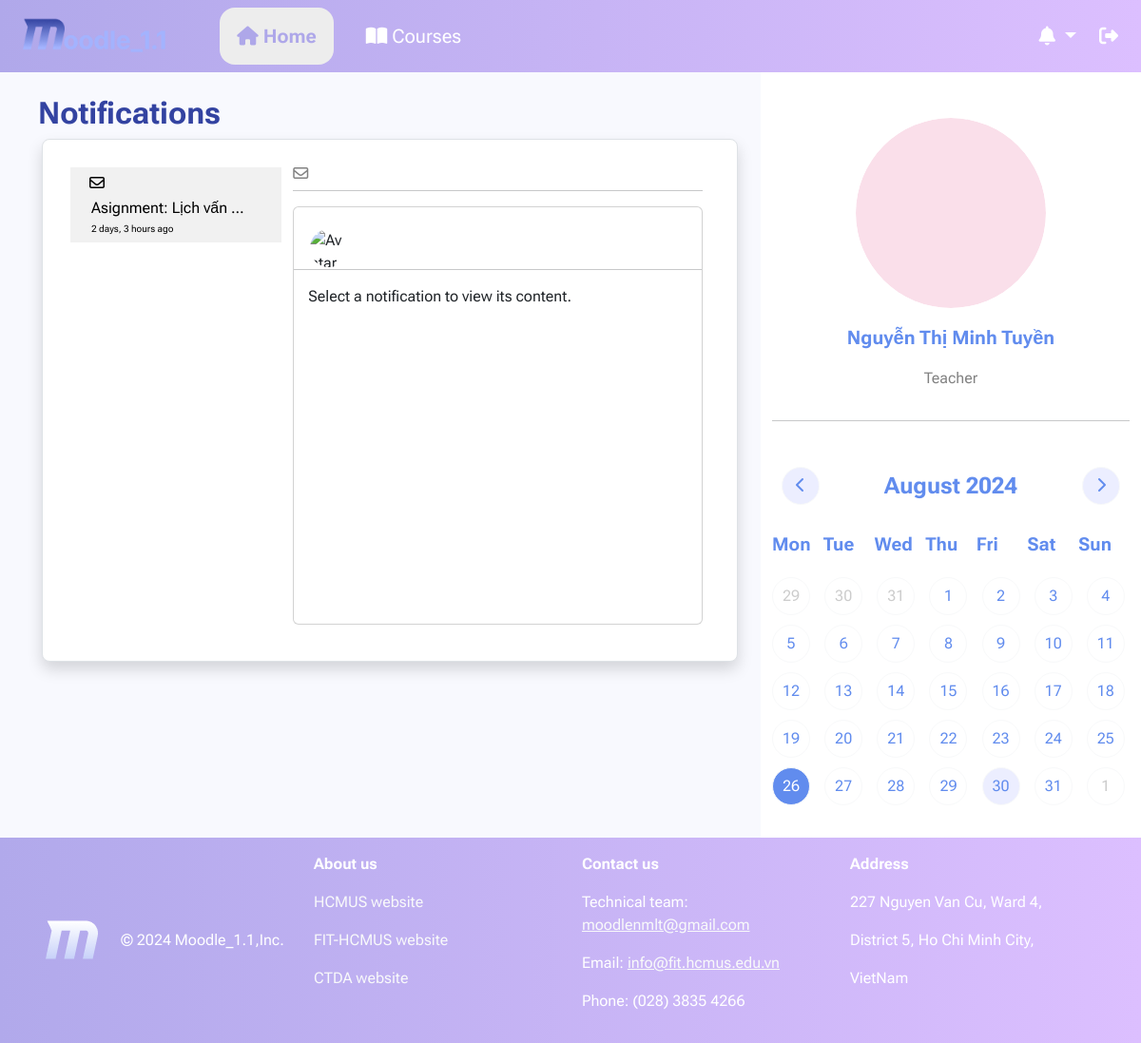
Before: /annoucements/ (signed in) with the older database file.
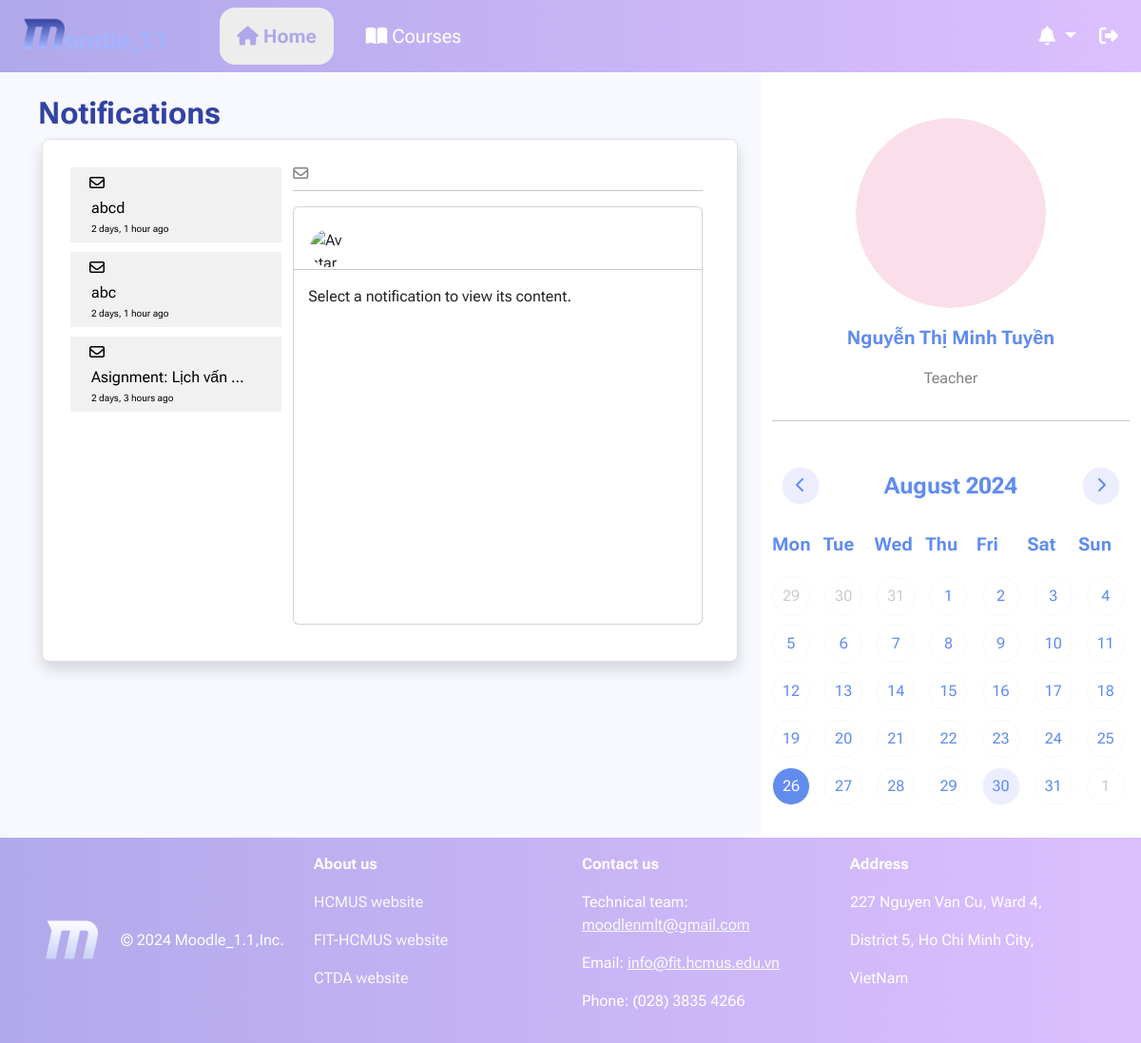
After: the same page with the newer database file.
### courses/models.py (models this page shows, shortened)
class Notification(models.Model):
    id = models.AutoField(primary_key=True)
    author = models.ForeignKey(User, on_delete=models.CASCADE)
    ForClass = models.ForeignKey(CourseClass, on_delete=models.CASCADE, null=True)
    title = models.CharField(max_length=100, blank=True, null=True)
    text = CKEditor5Field('Text', config_name='extends', null=True, blank=True)
    date_created = models.DateTimeField(auto_now_add=True)

### users/views.py (the view)
# urls.py: path('annoucements/', views.view_all_announcements, name='all_announcements'),
@login_required(login_url='users:login')
def view_all_announcements(request):
    user, notifications_nav, events = getIn4(request)
    notifications = Notification.objects.filter(ForClass__participants__exact=user.id).order_by('-date_created')
    proccessed_notifications = []
    for notify in notifications:
        proccessed_notifications.append(notify.ForClass.className + ' - ' + notify.title)
        created_date = timezone.localtime(notify.date_created).strftime('%A, %d %B %Y, %I:%M %p')
        time_diff = timesince(notify.date_created)
        proccessed_notifications.append(time_diff + ' ago')
        proccessed_notifications.append(notify.author.avatar.url)
        proccessed_notifications.append(notify.title)
        proccessed_notifications.append('By ' + notify.author.first_name + ' ' + notify.author.last_name + ' - ' + created_date)
        proccessed_notifications.append(notify.text)
    return render(request, 'users/View_all_anouncements.html',
                  {'user': user, 'notifies': notifications_nav, 'notifications' : notifications, 'events': events, 'proccessed_notifications' : proccessed_notifications})

### users/templates/users/View_all_anouncements.html (shortened to what this page needs)
{% extends "NavLayout.html" %}
{% load static %}
{% block extra_attach %}
<link rel="stylesheet" href="{% static "css/style_notfications.css" %}">
{% endblock extra_attach %}
{% block content %}
<h2 class="ms-3" style="color: #3343A1"><b>Notifications</b></h2>
<div style="margin-right: 20px;">
    <div class="container border bg-white shadow rounded-3 p-4 row" style="margin-left: 20px;">
        <div class="col-4" style="overflow-y: auto; overflow-x:hidden; height:500px;">
            <div class="box_noti row">
                {% for notify in notifications %}
                    <a href="" id="notify_{{ forloop.counter }}" class="nav-link">
                        <div class="row">
                            <div class="col-1">
                                <i class="fa-regular fa-envelope"></i>
                            </div>
                            <div class="col-11 text-truncate">
                                <p class="truncate_style" style="margin: 2px;">{{ notify.title }}</p>
                                <p style="margin: 2px; font-size: 10px;">{{ notify.date_created|timesince }} ago</p>
                            </div>
                        </div>
                    </a>
                {% endfor %}
            </div>
        </div>
        <div class="col" style="overflow-y: auto; overflow-x: hidden;">
            <div class="row">
                <div class="col-auto">
                    <i class="fa-regular fa-envelope" style="color: #828282;"></i>
                </div>
                <div class="col text-truncate">
                </div>
            </div>
            <hr style="margin-top: 5px;">
            <div class="card rounded-2" style="overflow-y: auto; overflow-x: hidden; height: 440px;">
                <div class="row" style="margin-top: 15px; margin-left: 5px;">
                    <div class="col-auto">
                        <img id="AuthorAvatar" class="avatar mt-2" src="" alt="Avatar">
                    </div>
                    <div class="col text-truncate">
                    </div>
                </div>
                <hr style="margin-top: 2px;">
                <div id="Text" class="ck-content" style="margin-left: 15px;">
                    <p>
                        Select a notification to view its content.
                    </p>
                </div>
            </div>
        </div>
    </div>
</div>
{% endblock content %}

Changed rows visible on the page:
added Notification: title "abcd", date_created "2 days, 1 hour"
added Notification: title "abc", date_created "2 days, 1 hour"
